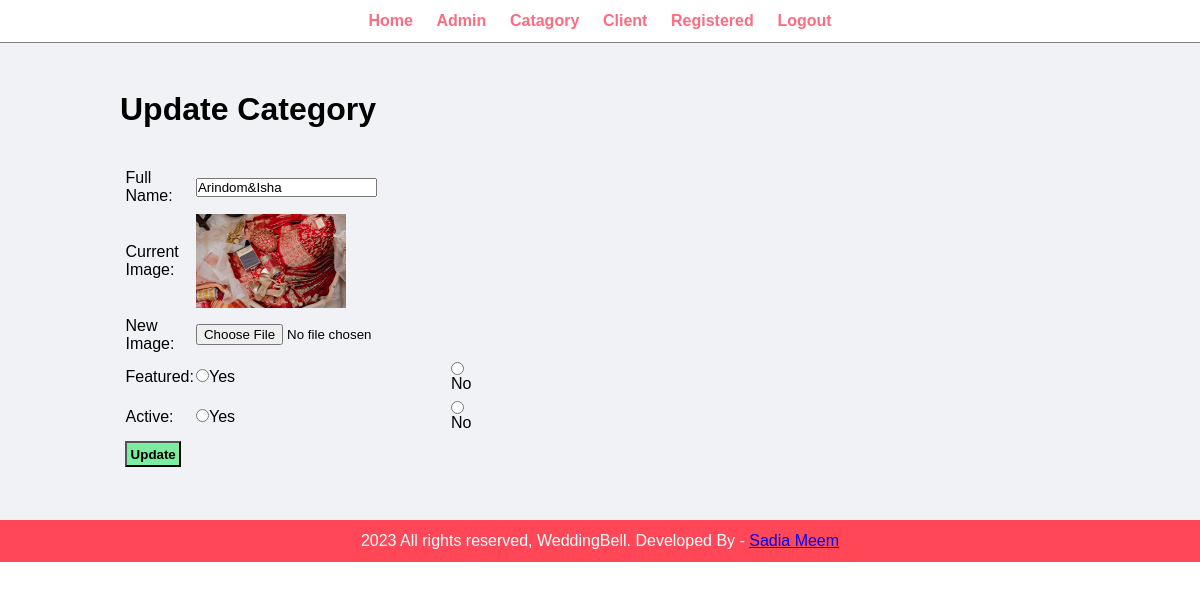
The app's page /weddingbell/admin/update-catagory.php?id=12 (signed in) with its own data.
### tables this page shows
CREATE TABLE `tbl_catagory` (
  `id` int(10) UNSIGNED NOT NULL,
  `name` varchar(100) NOT NULL,
  `image_name` varchar(255) NOT NULL,
  `featured` varchar(10) NOT NULL,
  `active` varchar(10) NOT NULL
);

### weddingbell/admin/update-catagory.php (the view, shortened to what this page needs)
<?php include('partials/menu.php'); ?>
<div class="main-content">
    <div class="wrapper">
        <h1>Update Category</h1>
        <?php
            if(isset($_GET['id']))
            {
                $id = $_GET['id'];
                $sql = "SELECT * FROM tbl_catagory WHERE id=$id";
                $res = mysqli_query($conn, $sql);
                $count = mysqli_num_rows($res);
                if($count==1)
                {
                    $row=mysqli_fetch_assoc($res);
                    $name = $row['name'];
                    $current_image = $row['image_name'];
                }
                else
                {
                    $_SESSION['no-catagory-found'] = "<div class='error'>Catagory </div>";
                    header('location:'.SITEURL.'admin/manage-catagory.php');
                }
            }
            else
            {
                header('location:'.SITEURL.'admin/manage-catagory.php');
            }
        ?>
        <br><br>
        <form action="" method="POST" enctype="multipart/form-data">
            <table class="tbl-30">
                    <tr>
                        <td>Full Name: </td>
                        <td><input type="text" name="name" value="<?php echo $name; ?>"></td>
                    </tr>
                    <tr>
                        <td>Current Image: </td>
                        <td><?php
                                if($current_image != "")
                                {
                                    ?>
                                    <img src="<?php echo SITEURL; ?>images/catagory/<?php echo $current_image; ?>" width="150px">
                                    <?php
                                }
                                else
                                {
                                    echo "<div class='error'>Image not added</div>";
                                }
                            ?>
                        </td>
                    </tr>
                    <tr>
                        <td>New Image: </td>
                        <td><input type="file" name="image"></td>
                    </tr>
                    <tr>
                        <td>Featured: </td>
                        <td><input type="radio" name="featured" value="Yes">Yes</td>
                        <td><input type="radio" name="featured" value="No">No</td>
                    </tr>
                    <tr>
                        <td>Active: </td>
                        <td><input type="radio" name="active" value="Yes">Yes</td>
                        <td><input type="radio" name="active" value="No">No</td>
                    </tr>
                    <tr>
                        <td colspan="2">
                            <input type="submit" name="submit" value="Update" class="btn-secondary">
                        </td>
                    </tr>
                </table>
        </form>
    </div>
</div>
<?php include('partials/footer.php'); ?>

### weddingbell/css/admin.css (style rules this page uses)
* { margin: 0; padding: 0; font-family: Arial, Helvetica, sans-serif; }
.wrapper { padding: 1%; width: 80%; margin: 0 auto; }
.tbl-30 { width: 30%; }
table tr td { padding: 1%; }
.btn-secondary { background-color: #7bed9f; padding: 1%; color: black; text-decoration: none; font-weight: bold; }
.main-content { background-color: #f1f2f6; padding: 3% 0; }

### records on screen
tbl_catagory: name "Arindom&Isha", image_name (picture)
